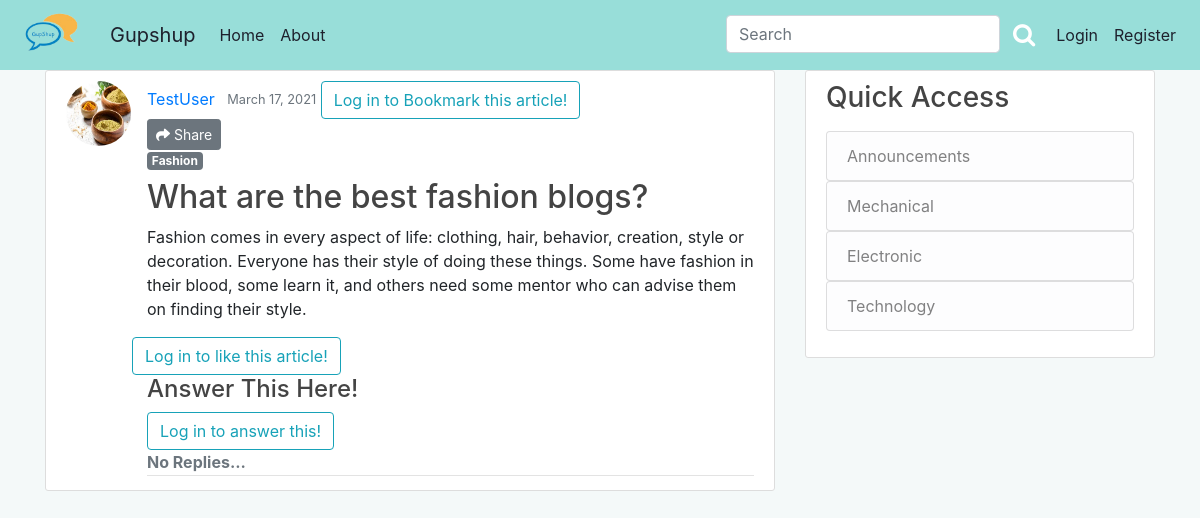
The app's page /post/83/, older data.
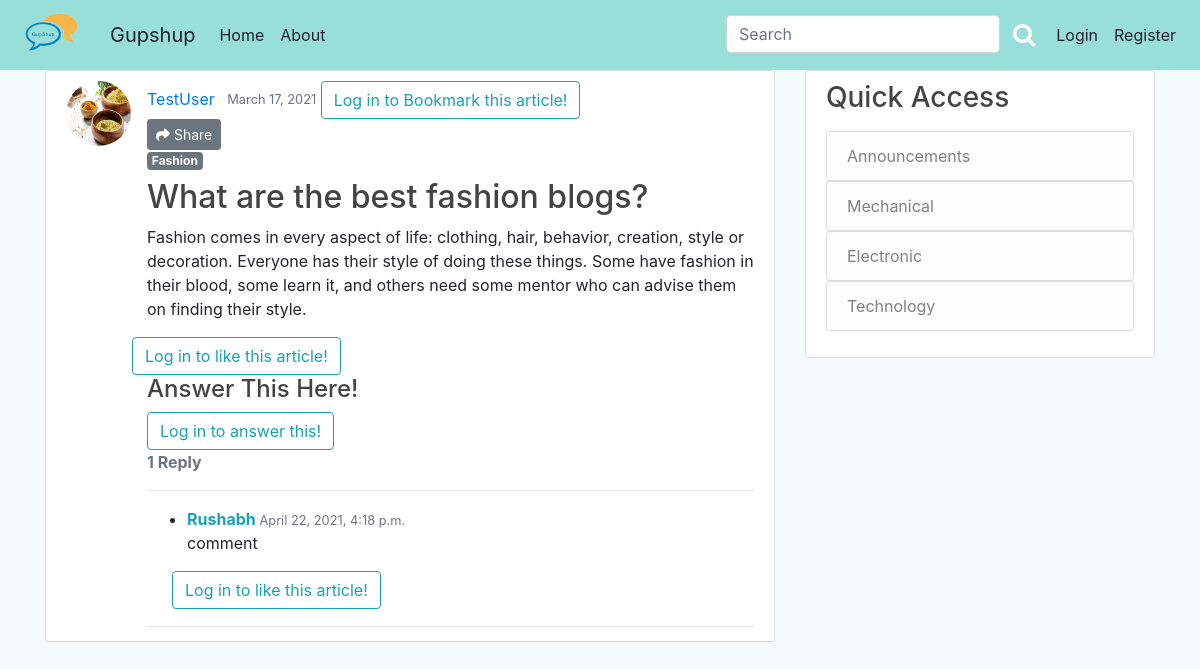
The same page, newer data.
### blog/models.py (models this page shows, shortened)
class Post(models.Model):
    title = models.CharField(max_length=100)
    content = models.TextField()
    date_posted = models.DateTimeField(default=timezone.now)
    author = models.ForeignKey(User, on_delete=models.CASCADE)
    category = models.CharField(
        max_length=20,
        choices=Category_choices,
        default='Miscellenous'
    )
    upvote = models.ManyToManyField(User, related_name='upvote')
    downvote = models.ManyToManyField(User, related_name='downvote')
    bookmark = models.ManyToManyField(User, related_name='bookmark')
    def number_of_downvotes(self):
        return self.downvote.count()
    def number_of_upvotes(self):
        return self.upvote.count()
    @property
    def number_of_comments(self):
        return PostComment.objects.filter(post_connected=self).count()

class PostComment(models.Model):
    post_connected = models.ForeignKey(Post, related_name='comments', on_delete=models.CASCADE)
    author = models.ForeignKey(User, on_delete=models.CASCADE)
    comment = models.TextField()
    date_posted = models.DateTimeField(default=timezone.now)
    upvote_comment = models.ManyToManyField(User, related_name='upvote_comment')
    downvote_comment = models.ManyToManyField(User, related_name='downvote_comment')

### users/models.py (models this page shows, shortened)
class Profile(models.Model):
	user = models.OneToOneField(User, on_delete=models.CASCADE)
	image = models.ImageField(default='default.jpg',upload_to='profile_pics')

### blog/views.py (the view, shortened to what this page needs)
# urls.py: path('post/<int:pk>/', PostDetailView.as_view(), name='post-detail'),
class PostDetailView(DetailView):
    model = Post
    def get_context_data(self, **kwargs):
        data = super().get_context_data(**kwargs)
        post_connected = get_object_or_404(Post, id=self.kwargs['pk'])
        upvoted = False
        downvoted = False
        bookmarked = False
        if post_connected.upvote.filter(id=self.request.user.id).exists():
            upvoted = True
        if post_connected.downvote.filter(id=self.request.user.id).exists():
            downvoted = True
        if post_connected.bookmark.filter(id=self.request.user.id).exists():
            bookmarked = True
        data['number_of_upvotes'] = post_connected.number_of_upvotes()
        data['number_of_downvotes'] = post_connected.number_of_downvotes()
        data['post_is_upvoted'] = upvoted
        data['post_is_downvoted'] = downvoted
        data['post_is_bookmarked'] = bookmarked
        comments_connected = PostComment.objects.filter(
            post_connected=self.get_object()).order_by('-date_posted')
        comment_new = []
        for c in comments_connected:
            upvoted_comment = False
            downvoted_comment = False
            if c.upvote_comment.filter(id=self.request.user.id).exists():
                upvoted_comment = True
            if c.downvote_comment.filter(id=self.request.user.id).exists():
                downvoted_comment = True
            comment_new.append([c.id, upvoted_comment, downvoted_comment])
        data['comments'] = comments_connected
        data['comment_status'] = comment_new
        if self.request.user.is_authenticated:
            data['comment_form'] = NewCommentForm(instance=self.request.user)
        return data

### blog/templates/blog/post_detail.html (shortened to what this page needs)
{% extends "blog/base.html" %}
{% load crispy_forms_tags%}
{% load social_share %}
{% block content %}
<article class="media content-section">
	<img class="rounded-circle article-img " src={{object.author.profile.image.url}}>
	<div class="media-body">
		<div class="article-metadata">
			<a class="mr-2" href="{% url 'user-posts' object.author.username %}">{{ object.author }}</a>
			<small class="text-muted">{{ object.date_posted|date:"F d, Y" }}</small>
			{% if user.is_authenticated %}
			<form action="{% url 'post-bookmark' object.id %}" method="POST">
				{% csrf_token %}
				{% if post_is_bookmarked%}
				<button type="submit" name="post_id" value="{{object.id}}" class="btn btn-lg" style="float: right;"><i
						class="fas fa-bookmark fa-2x" style="color: red;" aria-hidden="true"></i></button>
				{% else %}
				<button type="submit" name="post_id" value="{{object.id}}" class="btn btn-lg" style="float: right;"><i
						class="far fa-bookmark fa-2x" style="color: red;" aria-hidden="true"></i></button>
				{% endif %}
			</form>
			{% else %}
			<a class="btn btn-outline-info" href="{% url 'login' %}?next={{request.path}}">Log in to Bookmark this
				article!</a><br>
			{% endif %}
			<button type="button" class="btn btn-secondary btn-sm" data-toggle="modal" data-target="#exampleModalCenter">
			<i class="fas fa-share"></i> Share
			</button>
		<a href="{% url 'category' object.category %}"><h6><span class="badge badge-secondary">{{ object.category }}</span></h6></a>
		<h2 class="article-title">{{ object.title | safe }} </h2>
		<p class="article-content">{{ object.content| safe }}</p>
		<div class='row'>
			{% if user.is_authenticated %}
			<div >
				<form action="{% url 'post-upvote' object.id %}" method="POST">
					{% csrf_token %}
					{% if post_is_upvoted %}
					<button type="submit" name="post_id" value="{{object.id}}" class="btn btn-lg"><i
							class="fas fa-thumbs-up" aria-hidden="true"></i></button>
					{% else %}
					<button type="submit" name="post_id" value="{{object.id}}" class="btn btn-lg"><i
							class="far fa-thumbs-up" aria-hidden="true"></i></button>
					{% endif %}
				</form>
			</div>
			<div class="my-2" >
				<strong class="text-xl-center">{{ number_of_upvotes }}</strong>
			</div>
			<div>
				<form action="{% url 'post-downvote' object.id %}" method="POST">
					{% csrf_token %}
					{% if post_is_downvoted %}
					<button type="submit" name="post_id" value="{{object.id}}" class="btn btn-lg"><i
							class="fas fa-thumbs-down" aria-hidden="true"></i></button>
					{% else %}
					<button type="submit" name="post_id" value="{{object.id}}" class="btn btn-lg"><i
							class="far fa-thumbs-down" aria-hidden="true"></i></button>
					{% endif %}
				</form>
			</div>
			<div class="my-2" >
				<strong class="text-xl-center">{{ number_of_downvotes }}</strong>
			</div>
			{% else %}
			<a class="btn btn-outline-info" href="{% url 'login' %}?next={{request.path}}">Log in to like this
				article!</a><br>
			{% endif %}
		</div>
		<h4>Answer This Here!</h4>
		<div id="comments_section">
			{% if user.is_authenticated %}
			<form method="POST">
				{% csrf_token %}
				<div class="form-group">
					{{ comment_form|crispy }}
					<button class="btn btn-info" type="submit">Continue Discussion <i
							class="fa fa-comments"></i></button>
				</div>
			</form>
			{% else %}
			<a class="btn btn-outline-info" href="{% url 'login' %}?next={{request.path}}">Log in to answer
				this!</a><br>
			{% endif %}
			{% if comments %}
				{% if  object.number_of_comments > 1 %}
			<strong class="text-secondary">{{ object.number_of_comments }} Replies</strong>
			{% else %}
				<strong class="text-secondary">{{ object.number_of_comments }} Reply</strong>
			{% endif %}
			<hr>
			<ul>
				{% for comment in comments %}
				<li>
					<div>
						<span>
							<strong class="text-info">{{ comment.author }} </strong>
							<small class="text-muted">{{ comment.date_posted }}</small>
						</span>
						<p>
							{{ comment.comment|safe }}
						</p>
					</div>
				<div class='row'>
			{% if user.is_authenticated %}
			<div >
				<form action="{% url 'comment-upvote' object.id comment.id %}" method="POST">
					{% csrf_token %}
					{% for com in comment_status%}
						{% if com.0 == comment.id %}
							{% if com.1  %}
								<button type="submit" name="comment_id" value="{{comment.id}}" class="btn btn-lg"><i
								class="fas fa-thumbs-up" aria-hidden="true"></i></button>
							{% else %}
								<button type="submit" name="comment_id" value="{{comment.id}}" class="btn btn-lg"><i
								class="far fa-thumbs-up" aria-hidden="true"></i></button>
							{% endif %}
					{% endif %}
					{% endfor %}
				</form>
			</div>
			<div class="my-2" >
				<strong class="text-xl-center">{{ comment.number_of_upvotes_comment }}</strong>
			</div>
			<div>
				<form action="{% url 'comment-downvote' object.id comment.id%}" method="POST">
					{% csrf_token %}
					{% for com in comment_status%}
						{% if com.0 == comment.id %}
							{% if com.2  %}
								<button type="submit" name="comment_id" value="{{comment.id}}" class="btn btn-lg"><i
							class="fas fa-thumbs-down" aria-hidden="true"></i></button>
						{% else %}
						<button type="submit" name="comment_id" value="{{comment.id}}" class="btn btn-lg"><i
							class="far fa-thumbs-down" aria-hidden="true"></i></button>
						{% endif %}
					{% endif %}
					{% endfor %}
				</form>
			</div>
			<div class="my-2" >
				<strong class="text-xl-center">{{ comment.number_of_downvotes_comment  }}</strong>
			</div>
			{% else %}
			<a class="btn btn-outline-info" href="{% url 'login' %}?next={{request.path}}">Log in to like this
				article!</a><br>
			{% endif %}
		</div>
				</li>
				{% endfor %}
			</ul>
			{% else %}
			<strong class="text-secondary">No Replies...</strong>
			{% endif %}
		</div>
	</div>
</article>
{% endblock content %}

### blog/templates/blog/base.html (shortened to what this page needs)
{% load static %}
<!DOCTYPE html>
<html>
<head>
    <link rel="stylesheet" type="text/css" href="{% static 'blog/main.css'%}">
	<link rel="stylesheet" href="https://cdnjs.cloudflare.com/ajax/libs/font-awesome/4.7.0/css/font-awesome.min.css">
	<link rel="stylesheet" href="https://stackpath.bootstrapcdn.com/bootstrap/4.2.1/css/bootstrap.min.css">
	<link rel="stylesheet" href="https://cdnjs.cloudflare.com/ajax/libs/font-awesome/4.7.0/css/font-awesome.min.css">
	<link rel="stylesheet" href="https://stackpath.bootstrapcdn.com/font-awesome/4.7.0/css/font-awesome.min.css">
</head>
<body style="background-color: #f4f9f9" class="py-0 my-0">
	<nav class="navbar sticky-top navbar-expand-lg navbar-custom pb-2">
	<a class="navbar-brand" href="/">
	<img style="max-width:70px; margin-top: -7px;border-radius: 35%;"class="mr-2" src="{%static 'blog/LOGO_PNG.png'%}"></a>
  <a class="navbar-brand" href="/">Gupshup</a>
  <div class="collapse navbar-collapse"  id="navbarSupportedContent">
    <ul class="navbar-nav mr-auto">
      <li class="nav-item active">
        <a class="nav-link" href="/" style="color: #1e212d">Home <span class="sr-only">(current)</span></a>
      </li>
		<li class="nav-item ">
				<a class="nav-link" href="{% url 'about'%}" style="color: #1e212d">About</a>
			</li>
    </ul>
	        <div class="navbar-nav">
	        	<form action="{% url 'search-result' %}" method="GET">
				<div style=" display: flex;">
	        		<input class="form-control" style="display: inline;" type="text" name="q" placeholder="Search">
					<button type="submit" class="btn btn-success-outline" ><i class="fa fa-search " style="font-size:24px; color:white;"></i> </i></button>
					</div>
	        	</form>
	        	{% if user.is_authenticated %}
	        		 <a class="nav-item nav-link" style="color: #1e212d" href="{% url 'profile' %}">Profile</a>
	        		 <a class="nav-item nav-link" style="color: #1e212d" href="{% url 'post-create' %}">New Post</a>
	        		 <a class="nav-item nav-link" style="color: #1e212d" href="{% url 'logout' %}">Logout</a>
	        	{% else %}
		           <a class="nav-item nav-link" style="color: #1e212d" href="{% url 'login' %}">Login</a>
		           <a class="nav-item nav-link" style="color: #1e212d" href="{% url 'register' %}">Register</a>
		           {% endif %}
	        </div>
  </div>
</nav>
	<main role="main" class="container">
	  <div class="row">
	    <div class="col-md-8">
	      {% block content %}{% endblock %}
	    </div>
	    <div class="col-md-4">
	      <div class="content-section">
	        <h3>Quick Access</h3>
	        <p class=''>
	          <ul class="list-group">
	            <a href="{% url 'category' "Announcments" %}"><li class="list-group-item list-group-item-light">Announcements</li></a>
				<a  href="{% url 'category' "Mechanical" %}"><li class="list-group-item list-group-item-light">Mechanical</li></a>
				<a  href="{% url 'category' "Electronic" %}"><li class="list-group-item list-group-item-light">Electronic</li></a>
				<a  href="{% url 'category' "Technology" %}"><li class="list-group-item list-group-item-light">Technology</li></a>
	          </ul>
	        </p>
	      </div>
	    </div>
	  </div>
	</main>
</body>
</html>

### blog/static/blog/main.css (style rules this page uses)
body { background: #fafafa; color: #333333; margin-top: 5rem; }
h1, h2, h3, h4, h5, h6 { color: #444444; }
ul { margin: 0; }
.content-section { background: #ffffff; padding: 10px 20px; border: 1px solid #dddddd; border-radius: 3px; margin-bottom: 20px; }
.article-title { color: #444444; }
.article-content { white-space: pre-line; }
.article-img { height: 65px; width: 65px; margin-right: 16px; }
.article-metadata { padding-bottom: 1px; margin-bottom: 4px; border-bottom: 1px solid #e3e3e3 }

Row changes from the older to the newer data that the page shows:
shown differently, row unchanged: Post "What are the best fashion blogs?": number_of_comments (not shown) → "1"
added PostComment: author "Rushabh", date_posted "April 22, 2021, 4:18 p.m.", comment "comment"
Text that changed along with them:
text no longer shown: "No Replies..."
text now shown: "Reply"
